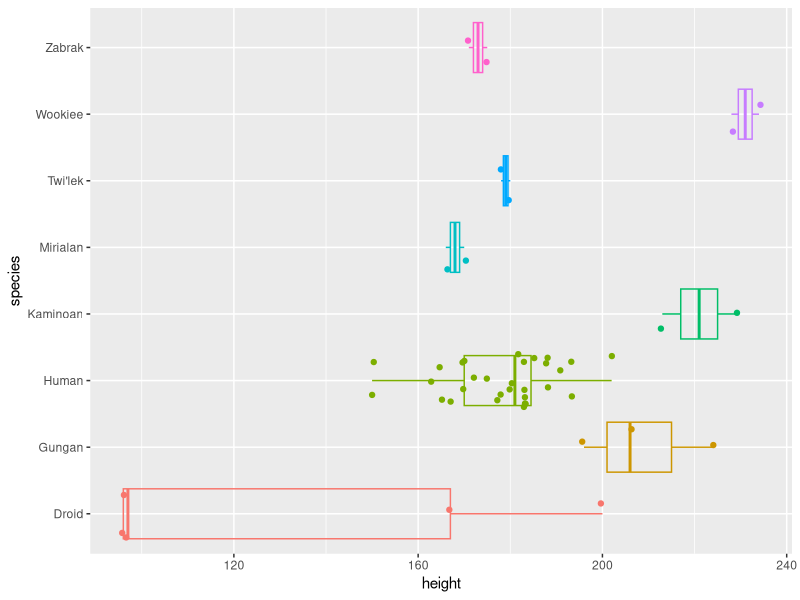
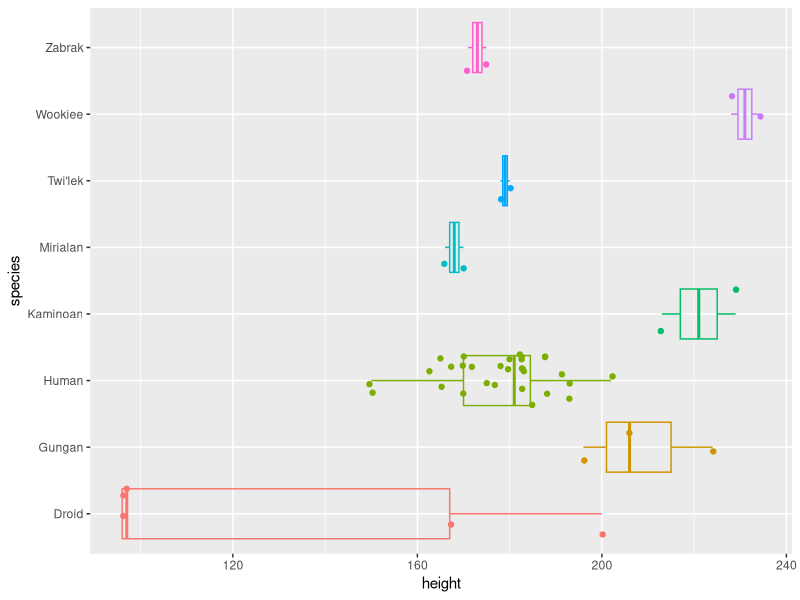

These figures' R source, in order:
## ---- chunk 1
# Keep code as silent as possible
knitr::opts_chunk$set(echo = FALSE, warning = FALSE, message = FALSE)

# Load packages
library(tidyverse)
## ---- chunk 2
sw_height <-
  starwars %>%
  group_by(species) %>%
  summarize(
    mean = mean(height, na.rm = TRUE),
    sd = sd(height, na.rm = TRUE),
    n = n()
  )
## ---- chunk 3
fig_1 <-
starwars %>%
  add_count(species) %>%
  filter(n > 1, !is.na(species)) %>%
  ggplot(aes(x = species, y = height, color = species)) +
  geom_boxplot(outlier.shape = NA, fill = "transparent") +
  geom_jitter() +
  coord_flip() +
  theme(legend.position = "none")

# Save plot to EPS for submission
ggsave(plot = fig_1, file = here::here("results/fig_1.eps"), width = 4, height = 4, units = "in")

# Render plot in pdf output, also needed for cross-referencing to work
fig_1
